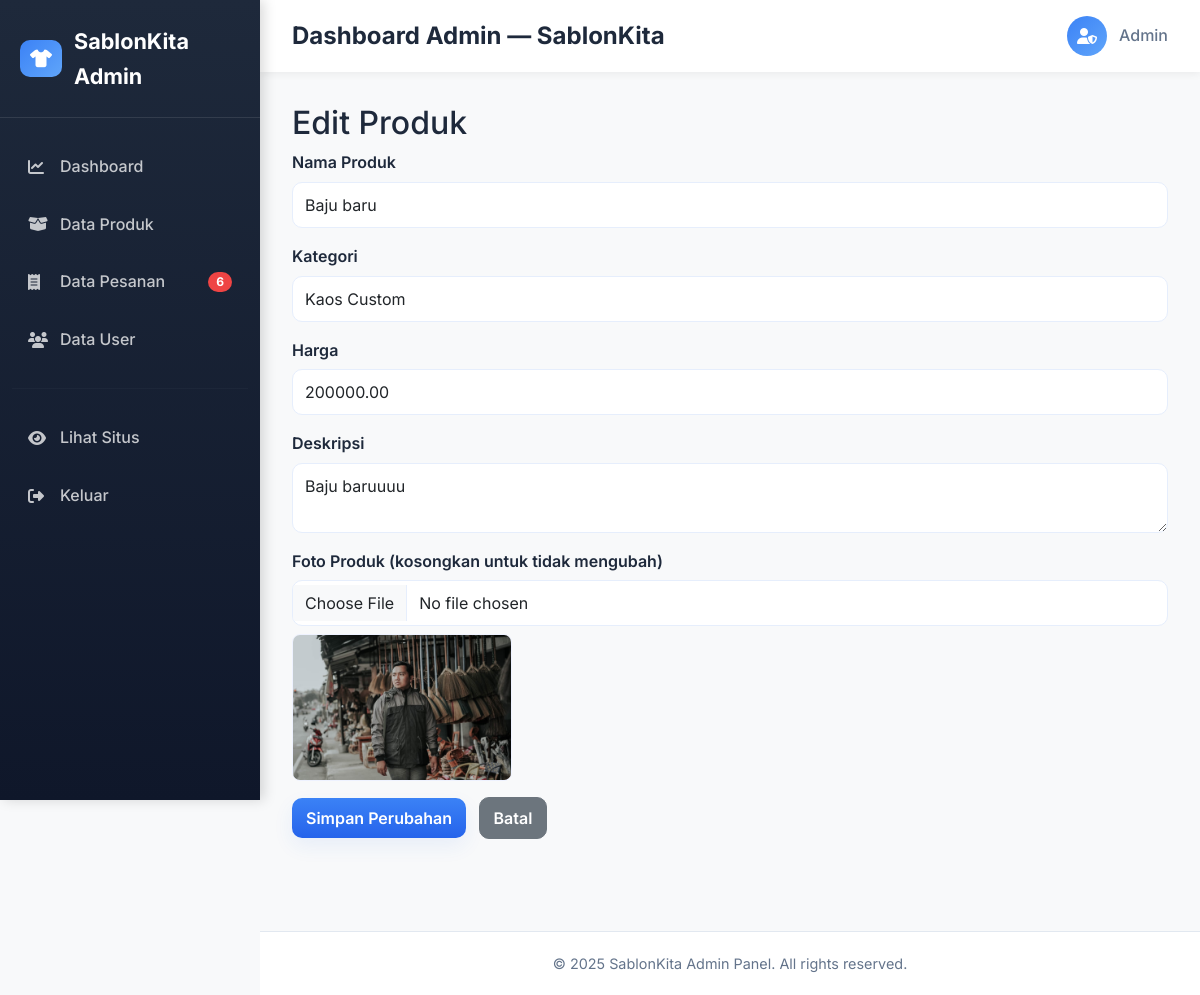
The app's page /admin/product_edit.php?id=9 (signed in) with its own data.
### tables this page shows
CREATE TABLE `products` (
  `id` int(11) NOT NULL,
  `nama_produk` varchar(100) NOT NULL,
  `kategori` enum('Kaos Custom','Topi Bordir','Jaket Hoodie','Kemeja Custom') NOT NULL,
  `harga` decimal(12,2) NOT NULL,
  `deskripsi` text DEFAULT NULL,
  `foto` varchar(255) DEFAULT NULL,
  `created_at` timestamp NOT NULL DEFAULT current_timestamp()
);

### includes/functions.php (called while the page is built, shortened)
<?php
function esc($s) {
    return htmlspecialchars($s, ENT_QUOTES, 'UTF-8');
}
?>

### admin/product_edit.php (the view, shortened to what this page needs)
<?php
require_once __DIR__ . '/header.php';
require_once __DIR__ . '/../includes/functions.php';
$id = isset($_GET['id']) ? (int)$_GET['id'] : 0;
$stmt = $conn->prepare("SELECT * FROM products WHERE id = ? LIMIT 1");
$stmt->bind_param('i', $id);
$stmt->execute();
$product = $stmt->get_result()->fetch_assoc();
?>
<h2>Edit Produk</h2>
<form method="post" enctype="multipart/form-data">
  <div class="mb-3">
    <label class="form-label">Nama Produk</label>
    <input name="nama_produk" class="form-control" value="<?php echo esc($product['nama_produk']); ?>" required>
  </div>
  <div class="mb-3">
    <label class="form-label">Kategori</label>
    <select name="kategori" class="form-select">
      <option <?php if ($product['kategori']=='Kaos Custom') echo 'selected'; ?>>Kaos Custom</option>
    </select>
  </div>
  <div class="mb-3">
    <label class="form-label">Harga</label>
    <input name="harga" type="number" step="0.01" class="form-control" value="<?php echo esc($product['harga']); ?>" required>
  </div>
  <div class="mb-3">
    <label class="form-label">Deskripsi</label>
    <textarea name="deskripsi" class="form-control"><?php echo esc($product['deskripsi']); ?></textarea>
  </div>
  <div class="mb-3">
    <label class="form-label">Foto Produk (kosongkan untuk tidak mengubah)</label>
    <input name="foto" type="file" class="form-control">
    <?php if (!empty($product['foto'])): ?>
      <div class="mt-2"><img src="../assets/img/<?php echo esc($product['foto']); ?>" class="img-preview" alt="preview"></div>
    <?php endif; ?>
  </div>
  <button class="btn btn-primary">Simpan Perubahan</button>
  <a class="btn btn-secondary ms-2" href="products.php">Batal</a>
</form>
<?php require_once __DIR__ . '/footer.php'; ?>

### assets/css/style.css (style rules this page uses)
:root { --primary: #1E40AF; --primary-light: #3B82F6; --secondary: #64748b; --bg-main: #ffffff; --bg-light: #f1f5f9; --text: #1e293b; --text-muted: #64748b; --shadow: 0 4px 8px rgba(0,0,0,0.1); --shadow-hover: 0 8px 20px rgba(30,64,175,0.15); --brand: #3b82f6; --brand-600: #2563eb; --accent: #60a5fa; --muted: #6b7280; --bg: #f8fafc; --card: #ffffff; --soft-border: #e6eefc; --danger: #ef4444; --success: #10b981; --pay: #2563eb; --radius: 12px; }
html, body { height: 100%; scroll-behavior: smooth; }
body { margin:0; padding:0; background: var(--bg-main); font-family: 'Poppins', 'Inter', system-ui, -apple-system, 'Segoe UI', Roboto, sans-serif; color: var(--text); -webkit-font-smoothing:antialiased; -moz-osx-font-smoothing:grayscale; font-size: 16px; line-height: 1.6; }
form .form-label { font-weight:600; margin-bottom:6px; display:block; }
.form-control, .form-select, textarea { border-radius:10px; border:1px solid var(--soft-border); padding:10px 12px; background: #fff; }
.img-preview { max-width:220px; max-height:160px; object-fit:cover; border-radius:8px; border:1px solid #eef2ff; }
.btn { border-radius:10px; padding:8px 14px; font-weight:600; transition: transform .14s ease, box-shadow .14s ease; }
.btn-primary { background: linear-gradient(180deg,var(--brand),var(--brand-600)); color:#fff; border:0; box-shadow:0 8px 20px rgba(37,99,235,0.08); }

### admin/header.php (style rules this page uses)
body { font-family: 'Inter', sans-serif; background: #f8f9fa; margin:0; overflow-x:hidden; }

### records on screen
products: nama_produk "Baju baru", kategori "Kaos Custom", harga "200000.00", deskripsi "Baju baruuuu", foto (picture)

### other values on screen
$pending "6"
$admin_name "Admin"
